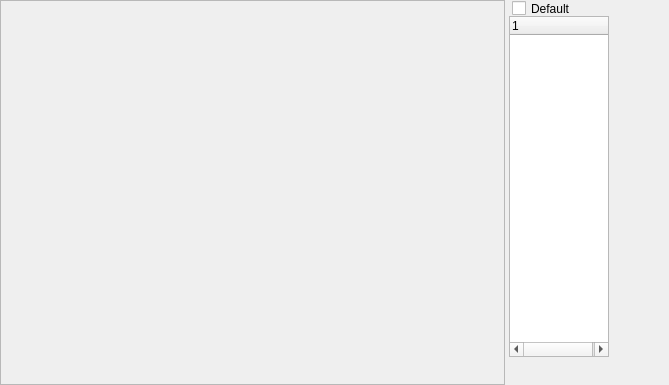
<?xml version="1.0" encoding="UTF-8"?>
<ui version="4.0">
  <class>MDIMyModeSettingListEdit</class>
  <widget class="QWidget" name="MDIMyModeSettingListEdit">
    <property name="geometry">
      <rect>
        <x>0</x>
        <y>0</y>
        <width>669</width>
        <height>385</height>
      </rect>
    </property>
    <property name="windowTitle">
      <string>MDIMyModeSettingListEdit</string>
    </property>
    <widget class="QTreeWidget" name="LV">
      <property name="geometry">
        <rect>
          <x>509</x>
          <y>16</y>
          <width>100</width>
          <height>341</height>
        </rect>
      </property>
    </widget>
    <widget class="QFrame" name="SSS">
      <property name="geometry">
        <rect>
          <x>0</x>
          <y>0</y>
          <width>505</width>
          <height>385</height>
        </rect>
      </property>
      <property name="frameShape">
        <enum>QFrame::StyledPanel</enum>
      </property>
      <!-- vcl-align: alLeft → arrange in a Qt layout manager -->
    </widget>
    <widget class="QToolBar" name="ToolBar1">
      <property name="geometry">
        <rect>
          <x>510</x>
          <y>359</y>
          <width>86</width>
          <height>19</height>
        </rect>
      </property>
      <property name="windowTitle">
        <string>ToolBar1</string>
      </property>
      <widget class="QWidget" name="tbtAdd">
        <property name="geometry">
          <rect>
            <x>0</x>
            <y>0</y>
            <width>1</width>
            <height>1</height>
          </rect>
        </property>
        <property name="windowTitle">
          <string>Add</string>
        </property>
      </widget>
      <widget class="QWidget" name="tbtDel">
        <property name="geometry">
          <rect>
            <x>43</x>
            <y>0</y>
            <width>1</width>
            <height>1</height>
          </rect>
        </property>
        <property name="windowTitle">
          <string>Delete</string>
        </property>
      </widget>
    </widget>
    <widget class="QCheckBox" name="IsDefault">
      <property name="geometry">
        <rect>
          <x>512</x>
          <y>0</y>
          <width>145</width>
          <height>17</height>
        </rect>
      </property>
      <property name="windowTitle">
        <string>Default</string>
      </property>
      <property name="text">
        <string>Default</string>
      </property>
    </widget>
  </widget>
  <resources/>
  <connections/>
</ui>
